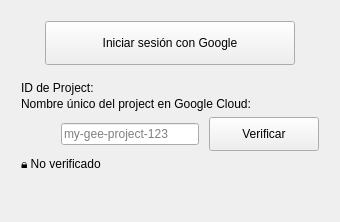
<ui version="4.0">
 <class>WizardLogin</class>
 <widget class="QWidget" name="WizardLogin">
  <layout class="QVBoxLayout" name="pageLayout">
   <property name="leftMargin"><number>12</number></property>
   <property name="topMargin"><number>12</number></property>
   <property name="rightMargin"><number>12</number></property>
   <property name="bottomMargin"><number>12</number></property>
   <property name="spacing"><number>10</number></property>

   <item>
    <widget class="QFrame" name="card">
     <property name="frameShape"><enum>QFrame::NoFrame</enum></property>
     <property name="frameShadow"><enum>QFrame::Plain</enum></property>

     <layout class="QVBoxLayout" name="cardLayout">

      <!-- ================== Centered sign-in button ================== -->
      <item>
       <layout class="QHBoxLayout" name="signInRow">
        <item>
         <spacer name="sp_left">
          <property name="orientation"><enum>Qt::Horizontal</enum></property>
          <property name="sizeHint" stdset="0"><size><width>24</width><height>24</height></size></property>
         </spacer>
        </item>
        <item>
         <widget class="QPushButton" name="btn_sign_in">
          <property name="minimumSize"><size><width>250</width><height>44</height></size></property>
          <property name="text"><string>Iniciar sesión con Google</string></property>
          <property name="cursor"><cursorShape>PointingHandCursor</cursorShape></property>
         </widget>
        </item>
        <item>
         <spacer name="sp_right">
          <property name="orientation"><enum>Qt::Horizontal</enum></property>
          <property name="sizeHint" stdset="0"><size><width>24</width><height>24</height></size></property>
         </spacer>
        </item>
       </layout>
      </item>

      <!-- Project section -->
      <item>
            <widget class="QWidget" name="project_section">
                <layout class="QVBoxLayout" name="projectSectionLayout">
                <property name="leftMargin"><number>0</number></property>
                <property name="topMargin"><number>10</number></property>
                <property name="rightMargin"><number>0</number></property>
                <property name="bottomMargin"><number>0</number></property>
                <property name="spacing"><number>2</number></property>

                <item>
                    <widget class="QLabel" name="lbl_project_title">
                    <property name="text"><string>ID de Project:</string></property>
                    </widget>
                </item>

                <item>
                    <widget class="QLabel" name="lbl_project_help">
                    <property name="text">
                        <string>Nombre único del project en Google Cloud:</string>
                    </property>
                    <property name="wordWrap"><bool>true</bool></property>
                    </widget>
                </item>

                </layout>
            </widget>
        </item>

      <!-- Input + Verify -->
      <item>
       <layout class="QHBoxLayout" name="projectRow">
        <property name="spacing"><number>10</number></property>

        <item>
         <widget class="QFrame" name="inputBox">
          <layout class="QHBoxLayout" name="inputBoxLayout">
           <property name="leftMargin"><number>0</number></property>
           <property name="topMargin"><number>0</number></property>
           <property name="rightMargin"><number>0</number></property>
           <property name="bottomMargin"><number>0</number></property>
           <property name="spacing"><number>0</number></property>

           <item>
            <widget class="QLabel" name="lbl_project_icon">
                <property name="minimumSize"><size><width>40</width><height>28</height></size></property>
                <property name="maximumSize"><size><width>40</width><height>28</height></size></property>
                <property name="alignment"><set>Qt::AlignCenter</set></property>
                <property name="scaledContents"><bool>false</bool></property>
            </widget>
           </item>

           <item>
            <widget class="QLineEdit" name="inp_project_id">
             <property name="placeholderText"><string>my-gee-project-123</string></property>
            </widget>
           </item>

          </layout>
         </widget>
        </item>

        <item>
         <widget class="QPushButton" name="btn_verify">
          <property name="text"><string>Verificar</string></property>
          <property name="minimumSize"><size><width>110</width><height>34</height></size></property>
          <property name="cursor"><cursorShape>PointingHandCursor</cursorShape></property>
         </widget>
        </item>

       </layout>
      </item>

      <!-- Status (small/muted like design) -->
      <item>
       <widget class="QLabel" name="lbl_auth_status">
        <property name="text"><string>🔒 No verificado</string></property>
        <property name="wordWrap"><bool>true</bool></property>
       </widget>
      </item>

      <item>
       <spacer name="cardSpacer">
        <property name="orientation"><enum>Qt::Vertical</enum></property>
        <property name="sizeHint" stdset="0"><size><width>20</width><height>10</height></size></property>
       </spacer>
      </item>

     </layout>
    </widget>
   </item>

   <item>
    <spacer name="pageSpacer">
     <property name="orientation"><enum>Qt::Vertical</enum></property>
     <property name="sizeHint" stdset="0"><size><width>20</width><height>20</height></size></property>
    </spacer>
   </item>

  </layout>
 </widget>
 <resources/>
 <connections/>
</ui>
